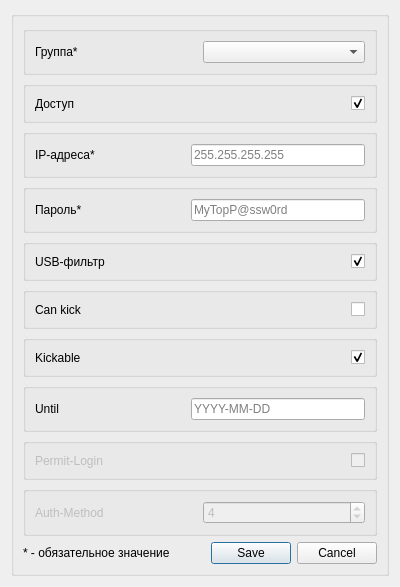
<?xml version="1.0" encoding="UTF-8"?>
<ui version="4.0">
 <class>win_new_policies</class>
 <widget class="QDialog" name="win_new_policies">
  <property name="geometry">
   <rect>
    <x>0</x>
    <y>0</y>
    <width>400</width>
    <height>514</height>
   </rect>
  </property>
  <property name="windowTitle">
   <string>Новая политика</string>
  </property>
  <layout class="QGridLayout" name="gridLayout">
   <item row="0" column="0">
    <widget class="QGroupBox" name="groupBox_6">
     <property name="title">
      <string/>
     </property>
     <layout class="QGridLayout" name="gridLayout_2">
      <item row="1" column="1">
       <widget class="QDialogButtonBox" name="btns">
        <property name="orientation">
         <enum>Qt::Orientation::Horizontal</enum>
        </property>
        <property name="standardButtons">
         <set>QDialogButtonBox::StandardButton::Cancel|QDialogButtonBox::StandardButton::Save</set>
        </property>
       </widget>
      </item>
      <item row="0" column="0" colspan="2">
       <layout class="QVBoxLayout" name="verticalLayout" stretch="0,0,0,0,0,0,0,0,0,0">
        <item>
         <widget class="QGroupBox" name="groupBox_7">
          <property name="flat">
           <bool>false</bool>
          </property>
          <layout class="QHBoxLayout" name="horizontalLayout_8">
           <item>
            <widget class="QLabel" name="label_3">
             <property name="sizePolicy">
              <sizepolicy hsizetype="Preferred" vsizetype="Preferred">
               <horstretch>0</horstretch>
               <verstretch>0</verstretch>
              </sizepolicy>
             </property>
             <property name="minimumSize">
              <size>
               <width>150</width>
               <height>0</height>
              </size>
             </property>
             <property name="text">
              <string>Группа*</string>
             </property>
            </widget>
           </item>
           <item>
            <widget class="QComboBox" name="le_group">
             <property name="placeholderText">
              <string>Выберите группу...</string>
             </property>
            </widget>
           </item>
          </layout>
         </widget>
        </item>
        <item>
         <widget class="QGroupBox" name="groupBox">
          <layout class="QHBoxLayout" name="horizontalLayout">
           <item>
            <widget class="QLabel" name="users_fullname_label">
             <property name="sizePolicy">
              <sizepolicy hsizetype="Preferred" vsizetype="Preferred">
               <horstretch>0</horstretch>
               <verstretch>0</verstretch>
              </sizepolicy>
             </property>
             <property name="minimumSize">
              <size>
               <width>150</width>
               <height>0</height>
              </size>
             </property>
             <property name="text">
              <string>Доступ</string>
             </property>
            </widget>
           </item>
           <item>
            <widget class="QCheckBox" name="cb_access">
             <property name="layoutDirection">
              <enum>Qt::LayoutDirection::RightToLeft</enum>
             </property>
             <property name="text">
              <string/>
             </property>
             <property name="checked">
              <bool>true</bool>
             </property>
            </widget>
           </item>
          </layout>
         </widget>
        </item>
        <item>
         <widget class="QGroupBox" name="groupBox_2">
          <property name="flat">
           <bool>false</bool>
          </property>
          <layout class="QHBoxLayout" name="horizontalLayout_2">
           <item>
            <widget class="QLabel" name="label_2">
             <property name="sizePolicy">
              <sizepolicy hsizetype="Preferred" vsizetype="Preferred">
               <horstretch>0</horstretch>
               <verstretch>0</verstretch>
              </sizepolicy>
             </property>
             <property name="minimumSize">
              <size>
               <width>150</width>
               <height>0</height>
              </size>
             </property>
             <property name="text">
              <string>IP-адреса*</string>
             </property>
            </widget>
           </item>
           <item>
            <widget class="QLineEdit" name="le_ip">
             <property name="layoutDirection">
              <enum>Qt::LayoutDirection::LeftToRight</enum>
             </property>
             <property name="text">
              <string/>
             </property>
             <property name="dragEnabled">
              <bool>false</bool>
             </property>
             <property name="readOnly">
              <bool>false</bool>
             </property>
             <property name="placeholderText">
              <string>255.255.255.255</string>
             </property>
            </widget>
           </item>
          </layout>
         </widget>
        </item>
        <item>
         <widget class="QGroupBox" name="groupBox_43">
          <layout class="QHBoxLayout" name="horizontalLayout_56">
           <item>
            <widget class="QLabel" name="label_56">
             <property name="sizePolicy">
              <sizepolicy hsizetype="Preferred" vsizetype="Preferred">
               <horstretch>0</horstretch>
               <verstretch>0</verstretch>
              </sizepolicy>
             </property>
             <property name="minimumSize">
              <size>
               <width>150</width>
               <height>0</height>
              </size>
             </property>
             <property name="text">
              <string>Пароль*</string>
             </property>
            </widget>
           </item>
           <item>
            <widget class="QLineEdit" name="le_pass">
             <property name="text">
              <string/>
             </property>
             <property name="echoMode">
              <enum>QLineEdit::EchoMode::PasswordEchoOnEdit</enum>
             </property>
             <property name="placeholderText">
              <string>MyTopP@ssw0rd</string>
             </property>
            </widget>
           </item>
          </layout>
         </widget>
        </item>
        <item>
         <widget class="QGroupBox" name="groupBox_8">
          <layout class="QHBoxLayout" name="horizontalLayout_7">
           <item>
            <widget class="QLabel" name="label_13">
             <property name="minimumSize">
              <size>
               <width>150</width>
               <height>0</height>
              </size>
             </property>
             <property name="text">
              <string>USB-фильтр</string>
             </property>
            </widget>
           </item>
           <item>
            <widget class="QCheckBox" name="cb_usb_filter">
             <property name="layoutDirection">
              <enum>Qt::LayoutDirection::RightToLeft</enum>
             </property>
             <property name="text">
              <string/>
             </property>
             <property name="checked">
              <bool>true</bool>
             </property>
            </widget>
           </item>
          </layout>
         </widget>
        </item>
        <item>
         <widget class="QGroupBox" name="groupBox_5">
          <layout class="QHBoxLayout" name="horizontalLayout_6">
           <item>
            <widget class="QLabel" name="label_10">
             <property name="minimumSize">
              <size>
               <width>150</width>
               <height>0</height>
              </size>
             </property>
             <property name="text">
              <string>Can kick</string>
             </property>
            </widget>
           </item>
           <item>
            <widget class="QCheckBox" name="cb_can_kick">
             <property name="layoutDirection">
              <enum>Qt::LayoutDirection::RightToLeft</enum>
             </property>
             <property name="text">
              <string/>
             </property>
             <property name="checkable">
              <bool>true</bool>
             </property>
             <property name="checked">
              <bool>false</bool>
             </property>
            </widget>
           </item>
          </layout>
         </widget>
        </item>
        <item>
         <widget class="QGroupBox" name="groupBox_34">
          <layout class="QHBoxLayout" name="horizontalLayout_43">
           <item>
            <widget class="QLabel" name="label_44">
             <property name="minimumSize">
              <size>
               <width>150</width>
               <height>0</height>
              </size>
             </property>
             <property name="text">
              <string>Kickable</string>
             </property>
            </widget>
           </item>
           <item>
            <widget class="QCheckBox" name="cb_kickable">
             <property name="layoutDirection">
              <enum>Qt::LayoutDirection::RightToLeft</enum>
             </property>
             <property name="text">
              <string/>
             </property>
             <property name="checked">
              <bool>true</bool>
             </property>
            </widget>
           </item>
          </layout>
         </widget>
        </item>
        <item>
         <widget class="QGroupBox" name="groupBox_42">
          <layout class="QHBoxLayout" name="horizontalLayout_55">
           <item>
            <widget class="QLabel" name="label_55">
             <property name="minimumSize">
              <size>
               <width>150</width>
               <height>0</height>
              </size>
             </property>
             <property name="text">
              <string>Until</string>
             </property>
            </widget>
           </item>
           <item>
            <widget class="QLineEdit" name="le_until">
             <property name="toolTip">
              <string>Если не указано - доступ будет выдан до 2024 года</string>
             </property>
             <property name="text">
              <string/>
             </property>
             <property name="placeholderText">
              <string>YYYY-MM-DD</string>
             </property>
            </widget>
           </item>
          </layout>
         </widget>
        </item>
        <item>
         <widget class="QGroupBox" name="groupBox_4">
          <property name="enabled">
           <bool>false</bool>
          </property>
          <layout class="QHBoxLayout" name="horizontalLayout_5">
           <item>
            <widget class="QLabel" name="label_12">
             <property name="minimumSize">
              <size>
               <width>150</width>
               <height>0</height>
              </size>
             </property>
             <property name="text">
              <string>Permit-Login</string>
             </property>
            </widget>
           </item>
           <item>
            <widget class="QCheckBox" name="cb_permit_login">
             <property name="layoutDirection">
              <enum>Qt::LayoutDirection::RightToLeft</enum>
             </property>
             <property name="text">
              <string/>
             </property>
             <property name="checked">
              <bool>false</bool>
             </property>
            </widget>
           </item>
          </layout>
         </widget>
        </item>
        <item>
         <widget class="QGroupBox" name="groupBox_3">
          <property name="enabled">
           <bool>false</bool>
          </property>
          <layout class="QHBoxLayout" name="horizontalLayout_4">
           <item>
            <widget class="QLabel" name="label_11">
             <property name="enabled">
              <bool>false</bool>
             </property>
             <property name="sizePolicy">
              <sizepolicy hsizetype="Preferred" vsizetype="Preferred">
               <horstretch>0</horstretch>
               <verstretch>0</verstretch>
              </sizepolicy>
             </property>
             <property name="minimumSize">
              <size>
               <width>150</width>
               <height>0</height>
              </size>
             </property>
             <property name="text">
              <string>Auth-Method</string>
             </property>
            </widget>
           </item>
           <item>
            <widget class="QSpinBox" name="le_authmethod">
             <property name="maximum">
              <number>6</number>
             </property>
             <property name="value">
              <number>4</number>
             </property>
            </widget>
           </item>
          </layout>
         </widget>
        </item>
       </layout>
      </item>
      <item row="1" column="0">
       <widget class="QLabel" name="label">
        <property name="text">
         <string>* - обязательное значение</string>
        </property>
       </widget>
      </item>
     </layout>
    </widget>
   </item>
  </layout>
 </widget>
 <resources/>
 <connections>
  <connection>
   <sender>btns</sender>
   <signal>accepted()</signal>
   <receiver>win_new_policies</receiver>
   <slot>accept()</slot>
   <hints>
    <hint type="sourcelabel">
     <x>380</x>
     <y>452</y>
    </hint>
    <hint type="destinationlabel">
     <x>157</x>
     <y>274</y>
    </hint>
   </hints>
  </connection>
  <connection>
   <sender>btns</sender>
   <signal>rejected()</signal>
   <receiver>win_new_policies</receiver>
   <slot>reject()</slot>
   <hints>
    <hint type="sourcelabel">
     <x>380</x>
     <y>452</y>
    </hint>
    <hint type="destinationlabel">
     <x>286</x>
     <y>274</y>
    </hint>
   </hints>
  </connection>
 </connections>
</ui>
